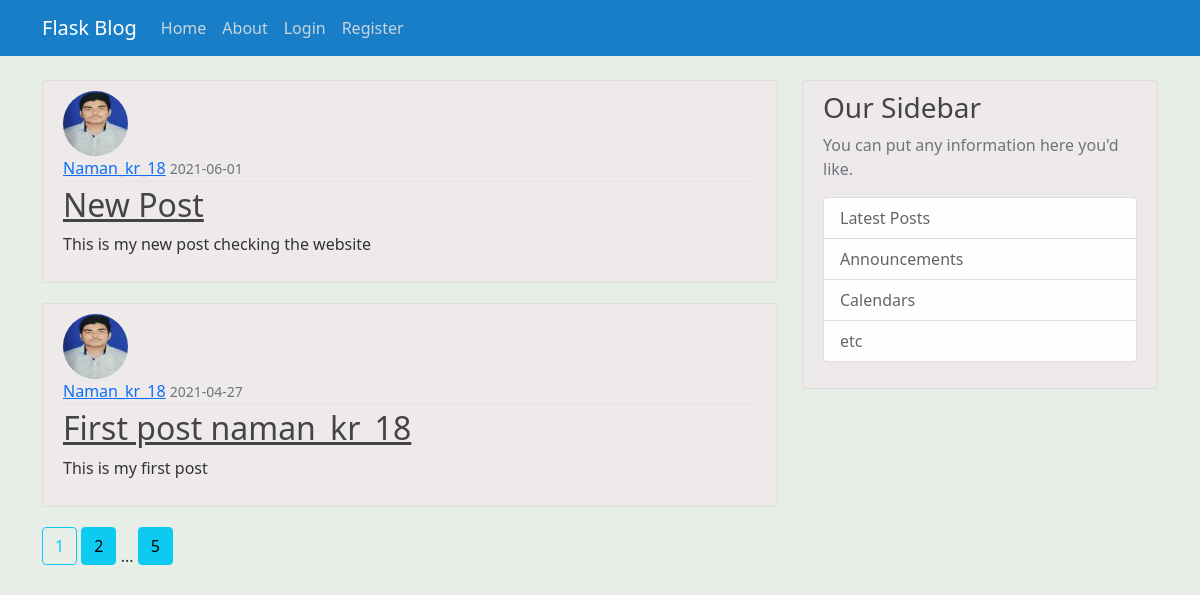
The page /home on the database its author committed.
### app/models.py (models this page shows, shortened)
class Post(db.Model):
    id = db.Column(db.Integer,primary_key=True)
    title = db.Column(db.String(100),nullable=False)
    content = db.Column(db.Text,nullable=False)
    date_posted = db.Column(db.DateTime,nullable=False,default=datetime.utcnow)
    user_id = db.Column(db.Integer,db.ForeignKey('user.id'),nullable=False)

class User(db.Model, UserMixin):
    id = db.Column(db.Integer,primary_key=True)
    username = db.Column(db.String(20),unique=True, nullable=False)
    email = db.Column(db.String(120),unique=True, nullable=False)
    image_file = db.Column(db.String(20), nullable=False, default='default.jpg')
    password = db.Column(db.String(60), nullable=False)
    posts = db.relationship('Post',backref='author',lazy=True)

### app/main/routes.py (the view)
@main.route("/")
@main.route("/home")
def home():
    page = request.args.get('page',1,type=int)
    posts = Post.query.order_by(Post.date_posted.desc()).paginate(page = page,per_page= 2)
    return render_template('home.html',posts = posts)

### app/templates/home.html
{% extends 'layout.html' %}
{% block content %}
    {% for post in posts.items  %}
    <article class="media content-section">
      <img  class="rounded-circle article-img" src="{{url_for('static',filename='profile_pics/'+ post.author.image_file)}}" alt="">
        <div class="media-body">
          <div class="article-metadata">
            <a class="mr-2" href="{{url_for('users.user_posts', username = post.author.username)}}">{{ post.author.username }}</a>
            <small class="text-muted">{{ post.date_posted.strftime('%Y-%m-%d') }}</small>
          </div>
          <h2><a class="article-title" href="{{ url_for('posts.post', post_id = post.id)}}">{{ post.title }}</a></h2>
          <p class="article-content">{{ post.content }}</p>
        </div>
      </article>
    {% endfor %}
  {% for page_num  in posts.iter_pages(left_edge = 1, right_edge = 1, left_current = 1, right_current = 2) %}
    {% if page_num %}
      {% if posts.page == page_num %}
        <a class="btn btn-outline-info mb-4" href="{{url_for('main.home', page = page_num)}}"> {{ page_num }} </a>
      {% else %}
        <a class="btn btn-info mb-4" href="{{url_for('main.home', page = page_num)}}"> {{ page_num }} </a>
      {% endif %}
    {%else%}
      ...
    {% endif %}
  {% endfor %}
{% endblock content %}

### app/templates/layout.html (shortened to what this page needs)
<!doctype html>
<html lang="en">
  <head>
    <link href="https://cdn.jsdelivr.net/npm/bootstrap@5.0.0-beta3/dist/css/bootstrap.min.css" rel="stylesheet">
    <link rel="stylesheet" type = "text/css" href="{{ url_for('static',filename='main.css')}}">
  </head>
  <body>
    <header class="site-header">
        <nav class="navbar navbar-expand-md navbar-dark bg-steel fixed-top">
          <div class="container">
            <a class="navbar-brand mr-4" href="/">Flask Blog</a>
            <div class="collapse navbar-collapse" id="navbarToggle">
              <div class="navbar-nav mr-auto">
                <a class="nav-item nav-link" href="{{ url_for('main.home')}}">Home</a>
                <a class="nav-item nav-link" href="{{ url_for('main.about')}}">About</a>
              </div>
              <div class="navbar-nav">
                {% if current_user.is_authenticated %}
                <a class="nav-item nav-link" href="{{ url_for('posts.new_post')}}">New Post</a>
                <a class="nav-item nav-link" href="{{ url_for('users.account')}}">Account</a>
                <a class="nav-item nav-link" href="{{ url_for('users.logout')}}">Logout</a>
                {% else %}
                <a class="nav-item nav-link" href="{{ url_for('users.login')}}">Login</a>
                <a class="nav-item nav-link" href="{{ url_for('users.register')}}">Register</a>
                {% endif %}
              </div>
            </div>
          </div>
        </nav>
      </header>
      <main role="main" class="container">
        <div class="row">
          <div class="col-md-8">
            {% block content %}{% endblock %}
          </div>
          <div class="col-md-4">
            <div class="content-section">
              <h3>Our Sidebar</h3>
              <p class='text-muted'>You can put any information here you'd like.
                <ul class="list-group">
                  <li class="list-group-item list-group-item-light">Latest Posts</li>
                  <li class="list-group-item list-group-item-light">Announcements</li>
                  <li class="list-group-item list-group-item-light">Calendars</li>
                  <li class="list-group-item list-group-item-light">etc</li>
                </ul>
              </p>
            </div>
          </div>
        </div>
      </main>
  </body>
</html>

### app/static/main.css (style rules this page uses)
body { background: #e7eee7; color: #333333; margin-top: 5rem; }
h1, h2, h3, h4, h5, h6 { color: #444444; }
.bg-steel { background-color: #187ec7; }
.site-header .navbar-nav .nav-link { color: #cbd5db; }
.content-section { background: #eeeaea; padding: 10px 20px; border: 1px solid #dddddd; border-radius: 3px; margin-bottom: 20px; }
.article-title { color: #444444; }
.article-content { white-space: pre-line; }
.article-img { height: 65px; width: 65px; margin-right: 16px; }
.article-metadata { padding-bottom: 1px; margin-bottom: 4px; border-bottom: 1px solid #e3e3e3 }

### rows shown on the page
Post: image_file (picture), author.username "Naman_kr_18", date_posted "2021-06-01", title "New Post", content "This is my new post checking the website"
Post: image_file (picture), author.username "Naman_kr_18", date_posted "2021-04-27", title "First post naman_kr_18", content "This is my first post"

### other values the page prints
{{ page_num }} "1"
{{ page_num }} "2" "5"
